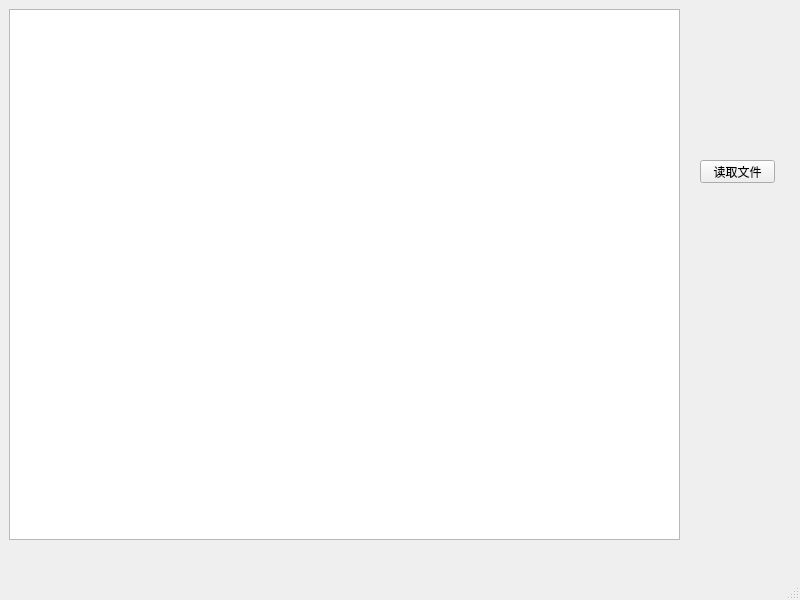
<?xml version="1.0" encoding="UTF-8"?>
<ui version="4.0">
 <class>MainWindow</class>
 <widget class="QMainWindow" name="MainWindow">
  <property name="geometry">
   <rect>
    <x>0</x>
    <y>0</y>
    <width>800</width>
    <height>600</height>
   </rect>
  </property>
  <property name="windowTitle">
   <string>MainWindow</string>
  </property>
  <widget class="QWidget" name="centralwidget">
   <widget class="QGraphicsView" name="graphicsView">
    <property name="geometry">
     <rect>
      <x>9</x>
      <y>9</y>
      <width>671</width>
      <height>531</height>
     </rect>
    </property>
   </widget>
   <widget class="QPushButton" name="readImage_Btn">
    <property name="geometry">
     <rect>
      <x>700</x>
      <y>160</y>
      <width>75</width>
      <height>23</height>
     </rect>
    </property>
    <property name="text">
     <string>读取文件</string>
    </property>
   </widget>
  </widget>
  <widget class="QMenuBar" name="menubar">
   <property name="geometry">
    <rect>
     <x>0</x>
     <y>0</y>
     <width>800</width>
     <height>21</height>
    </rect>
   </property>
  </widget>
  <widget class="QStatusBar" name="statusbar"/>
 </widget>
 <resources/>
 <connections/>
</ui>
